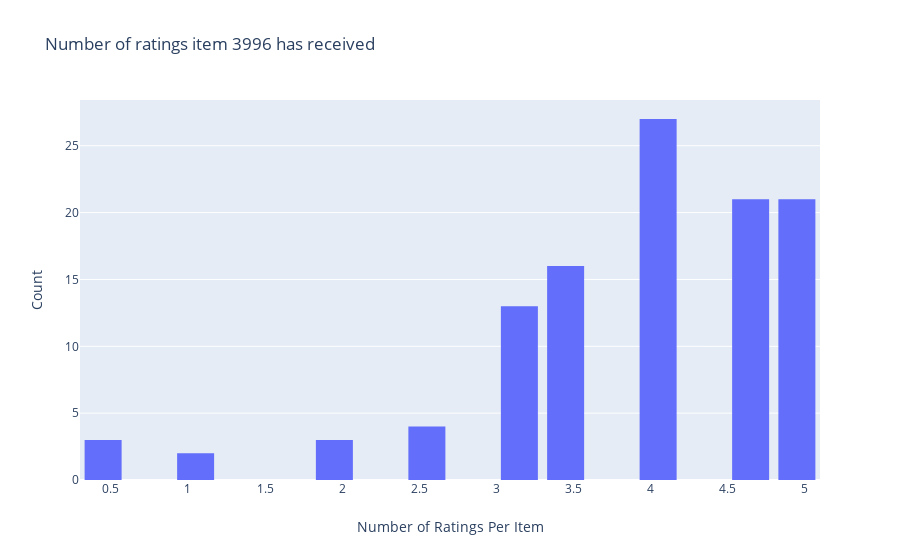

Notebook cell for this chart:
### Code cell
temp = df.loc[df['itemID'] == 3996]['rating']
configure_plotly_browser_state()

# Create trace
trace = go.Histogram(x = temp.values,
                     name = 'Ratings',
                     xbins = dict(start = 0,
                                  end = 5, size=.3))
 # Create layout
layout = go.Layout(title = 'Number of ratings item 3996 has received',
                   xaxis = dict(title = 'Number of Ratings Per Item'),
                   yaxis = dict(title = 'Count'),
                   bargap = 0.2)
# Create plot
fig = go.Figure(data=[trace], layout=layout)
iplot(fig)

### Figure 1 — Plotly figure (JSON) as saved in the notebook; plotly's stock layout.template omitted (floating-point values rounded to 4 significant figures)
{"data": [{"name": "Ratings", "type": "histogram", "x": [4, 5, 3.5, 4.5, 3.5, 2.5, 5, 3.5, 5, 4.5, 4, 4.5, 3, 5, 5, 3.5, 4.5, 5, 4, 2.5, 4, 4, 5, 3, 5, 2, 4.5, 3.5, 5, 4, 4, 4, 4.5, 3, 5, 3, 4, 4, 4.5, 4.5, 2.5, 3, 2.5, 4.5, 4, 4.5, 0.5, 4.5, 5, 4, 3, 4, 4, 4, 4, 3, 1, 4.5, 4.5, 3.5, 3, 3, 4, 3.5, 1, 4.5, 3, 3, 5, 4.5, 5, 3.5, 3.5, 3.5, 5, 3, 4, 4, 4.5, 5, 3, 3.5, 5, 5, 5, 3.5, 4, 4, 4.5, 4.5, 4, 5, 3.5, 0.5, 3.5, 4.5, 4, 3.5, 0.5, 4.5, 3.5, 4.5, 4, 4, 2, 5, 4, 2, 4, 5], "xbins": {"end": 5, "size": 0.3, "start": 0}}], "layout": {"bargap": 0.2, "title": {"text": "Number of ratings item 3996 has received"}, "xaxis": {"title": {"text": "Number of Ratings Per Item"}}, "yaxis": {"title": {"text": "Count"}}}}
